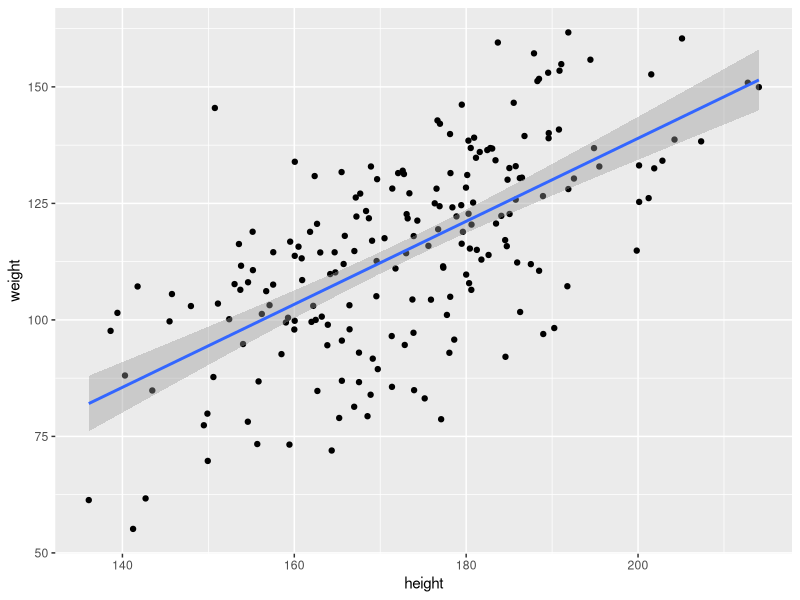

Write the R code that produced this figure.
# Manual regression analysis

library(tidyverse)

height <- rnorm(200,175,sd = 15)
age = rnorm(200, 25, sd = 5)

weight <- height - 80 + 1.02 * (height)^0.01 * + 0.8*age + rnorm(200,0,sd = 15) * rnorm(200,1.1,sd = 0.2) 

df <- data.frame(height, age, weight)

ggplot(df, aes(height, weight)) +
  geom_point() +
  geom_smooth(method = "lm")

reg = lm(weight ~ height + age, data=df)

# Manually
X <- as.matrix(cbind(1,df$height, df$age))
y <- as.matrix(df$weight)

#  beta = ((X'X)^(-1))X'y
beta = solve(t(X) %*% X) %*% t(X) %*% y

# residuals
res = as.matrix(y - beta[1] - beta[2] * X[, 2] - beta[3] * X[, 3])

# define the number of observations (n) and the number of parameters (k)
n = nrow(df)
k = ncol(X)

# calculate the Variance-Covariance matrix (VCV)
#  VCV = (1/(n-k))res'res(X'X)^(-1)
VCV = 1 / (n - k) * as.numeric(t(res) %*% res) * solve(t(X) %*% X)

# calculate standard errors (se) of coefficients
se = sqrt(diag(VCV))

# calculate the p-values
p_value = rbind(2 * pt(abs(beta[1] / se[1]), df = n - k,
                       lower.tail = FALSE),
                2 * pt(abs(beta[2] / se[2]), df = n - k,
                       lower.tail = FALSE),
                2 * pt(abs(beta[3] / se[3]), df = n - k,
                       lower.tail = FALSE))

# combine all necessary information
output = as.data.frame(cbind(c("(Intercept)", "height", "age"),
                             beta, se, p_value))
names(output) <- c("Coefficients:", "Estimate",
                   "Std. Error", "Pr(>|t|)")

output
summary(reg)

# Nice, now the same for VAR-data